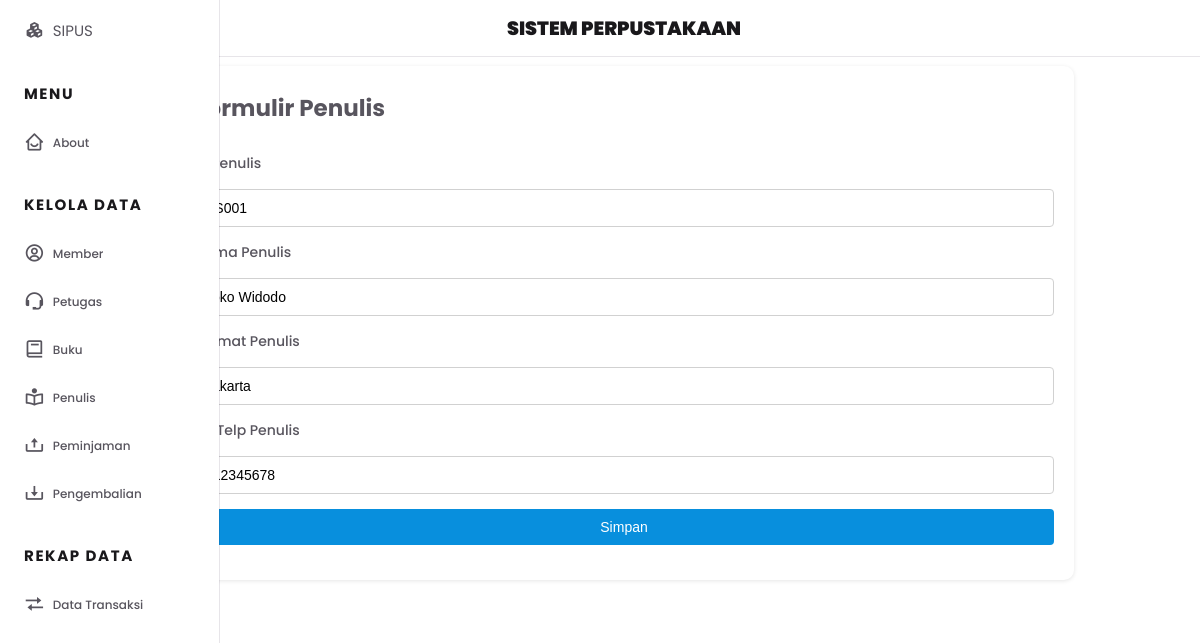
Screenshot of /public/penulis/edit/PS001 with the database file from the repository.
### tables this page shows
CREATE TABLE `penulis` (
  `id_penulis` varchar(20) NOT NULL,
  `nama_penulis` varchar(100) DEFAULT NULL,
  `alamat_penulis` varchar(255) DEFAULT NULL,
  `telp_penulis` varchar(15) DEFAULT NULL
);

### app/core/Controller.php (called while the page is built, shortened)
<?php
class Controller{
    public function view($view, $data =[])
    {
        require_once '../app/views/'. $view . '.php';
    }
    public function model($model)
    {
        return new $model;
    }
}

### app/controllers/Penulis.php (called while the page is built, shortened)
<?php
class Penulis extends Controller{
    public function edit($id){
        $data['judul'] = 'Edit Penulis';
        $data['pnls'] = $this->model('Penulis_model')->getIdPenulis($id);
        $this->view('penulis/edit', $data);
    }
}

### app/core/App.php (called while the page is built, shortened)
<?php
class App{
    protected $method = 'index';
    protected $params = [];
    public function __construct()
    {
        $url = $this->parseURL();
        if(file_exists('../app/controllers/'. $url[0]. '.php')){
            unset($url[0]);
        }
        $this->controller = new $this->controller;
        if(isset($url[1])){
            if(method_exists($this->controller, $url[1])){
                $this->method = $url[1];
                unset($url[1]);
            }
        }
        if(!empty($url)){
            $this->params = array_values($url);
        }
        call_user_func_array([$this->controller, $this->method], $this->params);
    }
    public function parseURL()
    {
        if(isset($_GET['url'])){
            $url = rtrim($_GET['url'], '/');
            $url = filter_var($url, FILTER_SANITIZE_URL);
            $url = explode('/', $url);
            return $url;
        }
    }
}

### public/index.php (called while the page is built, shortened)
<?php
$app = new App;

### app/core/Database.php (called while the page is built, shortened)
<?php
class Database{
    private $host = DB_HOST;
    private $user = DB_USER;
    private $pass = DB_PASS;
    private $db_name = DB_NAME;
    private $dbh;
    private $stmt;
    public function __construct()
    {
        $dsn = 'mysql:host=' . $this->host. ';dbname=' . $this->db_name ;
        $option = [
            PDO::ATTR_PERSISTENT => true,
            PDO::ATTR_ERRMODE => PDO::ERRMODE_EXCEPTION
        ];
        try{
            $this->dbh = new PDO($dsn, $this->user, $this->pass, $option);
        }catch(PDOException $e){
            die($e->getMessage());
        }
    }
    public function query($query)
    {
        $this->stmt = $this->dbh->prepare($query);
    }
    public function bind($params, $value, $type=null)
    {
        if(is_null($type)){
            switch(true){
                default:
                    $type = PDO::PARAM_STR;
            }
        }
        $this->stmt->bindValue($params, $value, $type);
    }
    public function execute()
    {
        $this->stmt->execute();
    }
    public function singleSet()
    {
        $this->execute();
        return $this->stmt->fetch(PDO::FETCH_ASSOC);
    }
}

### app/models/Penulis_model.php (called while the page is built, shortened)
<?php
class Penulis_model{
    private $table = 'penulis';
    private $db;
    public function __construct()
    {
        $this->db = new Database;
    }
    public function getIdPenulis($id)
    {
        $this->db->query('SELECT * FROM ' . $this->table .' WHERE id_penulis = :id_penulis');
        $this->db->bind('id_penulis', $id);
        return $this->db->singleSet();
    }
}

### app/views/penulis/edit.php (the view)
<div class="form-container">
    <h3 class="form-judul">Formulir Penulis</h3>
    <form action="<?=BASEURL;?>/penulis/editProcess/<?=$data['pnls']['id_penulis'];?>" method="POST">
      <div class="form-group">
        <label for="id_penulis" class="form-label">ID Penulis</label>
        <input type="text" id="id_penulis" name="id_penulis" class="form-input" value="<?=$data['pnls']['id_penulis'];?>" readonly>
      </div>
      <div class="form-group">
        <label for="nama_penulis" class="form-label">Nama Penulis</label>
        <input type="text" id="nama_penulis" name="nama_penulis" class="form-input" value="<?=$data['pnls']['nama_penulis'];?>" required>
      </div>
      <div class="form-group">
        <label for="alamat_penulis" class="form-label">Alamat Penulis</label>
        <input type="text" id="alamat_penulis" name="alamat_penulis" class="form-input" value="<?=$data['pnls']['alamat_penulis'];?>" required>
      </div>
      <div class="form-group">
        <label for="telp_penulis" class="form-label">No.Telp Penulis</label>
        <input type="text" id="telp_penulis" name="telp_penulis" class="form-input" value="<?=$data['pnls']['telp_penulis'];?>" required>
      </div>
      <div class="form-group">
          <input type="submit" class="form-submit" name="simpan" value="Simpan"></input>
      </div>
    </form>
</div>

### public/css/style.css (style rules this page uses)
:root { --header-height: 3.5rem; --nav-width: 219px; --first-color: #6923d0; --frist-color-light: #f4f0fa; --title-color: #19181b; --text-color: #58555e; --text-color-light: #a5a1aa; --body-color: #ffffff; --container-color: #fff; --card-body-color: rgb(255, 255, 255); --body-font: 'Poppins', sans-serif; --big-font-size: 1.2rem; --normal-font-size: 0.938rem; --small-font-size: 0.75rem; --smaller-font-size: 0.75rem; --font-big: 900; --font-medium: 500; --font-semi-bold: 600; --z-fixed: 100; }
body { align-items: center; justify-content: center; margin: 50 0 0 0; padding: 1rem 1rem 0; font-family: var(--body-font); font-size: var(--normal-font-size); background-color: var(--body-color); color: var(--text-color); }
h3 { margin: 0; }
@media screen and (min-width: 780px) { body { padding: 1rem 3rem 0 6rem; } }
.form-container { max-width: 900px; width: 100%; padding: 20px; background-color: #ffffff; box-shadow: 0 1px 4px rgba(0, 0, 0, 0.1); border-radius: 10px; margin: auto; margin-bottom: 20px; }
.form-judul { margin-top: 5px; font-size: 23px; margin-bottom: 28px; }
.form-label { display: block; font-size: 14px; font-weight: 500; color: #58555e; margin-bottom: 15px; }
.form-input { width: 100%; padding: 10px; border: 1px solid #d1d1d1; border-radius: 4px; font-size: 14px; margin-bottom: 15px; }
.form-submit { display: block; width: 100%; padding: 10px; background-color: #088fdd; border: none; border-radius: 4px; color: #ffffff; font-size: 14px; font-weight: 500; cursor: pointer; }

### rows the page displays
penulis: id_penulis "PS001", nama_penulis "Joko Widodo", alamat_penulis "Jakarta", telp_penulis "812345678"
